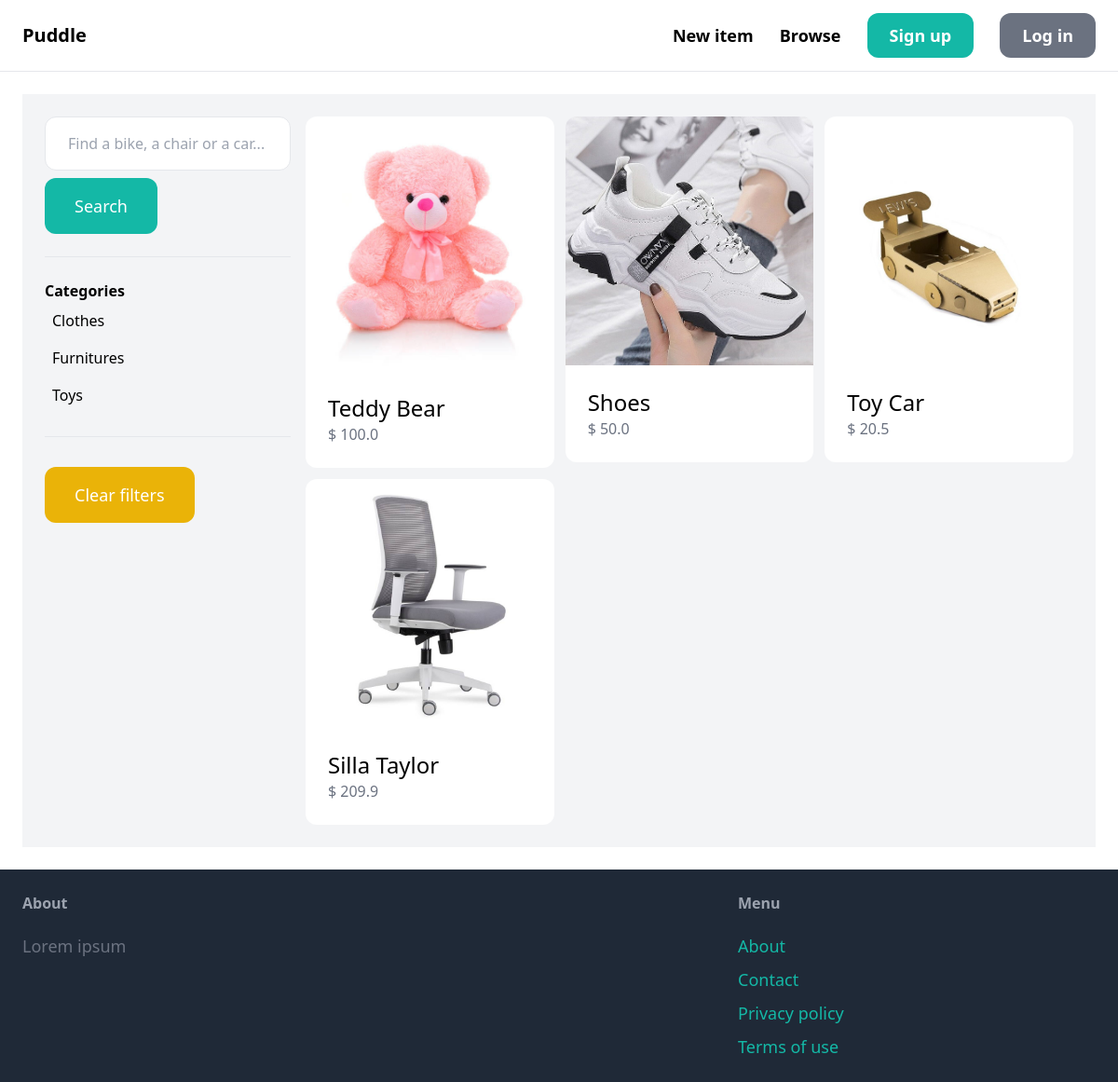
Before: /items/ with the older database file.
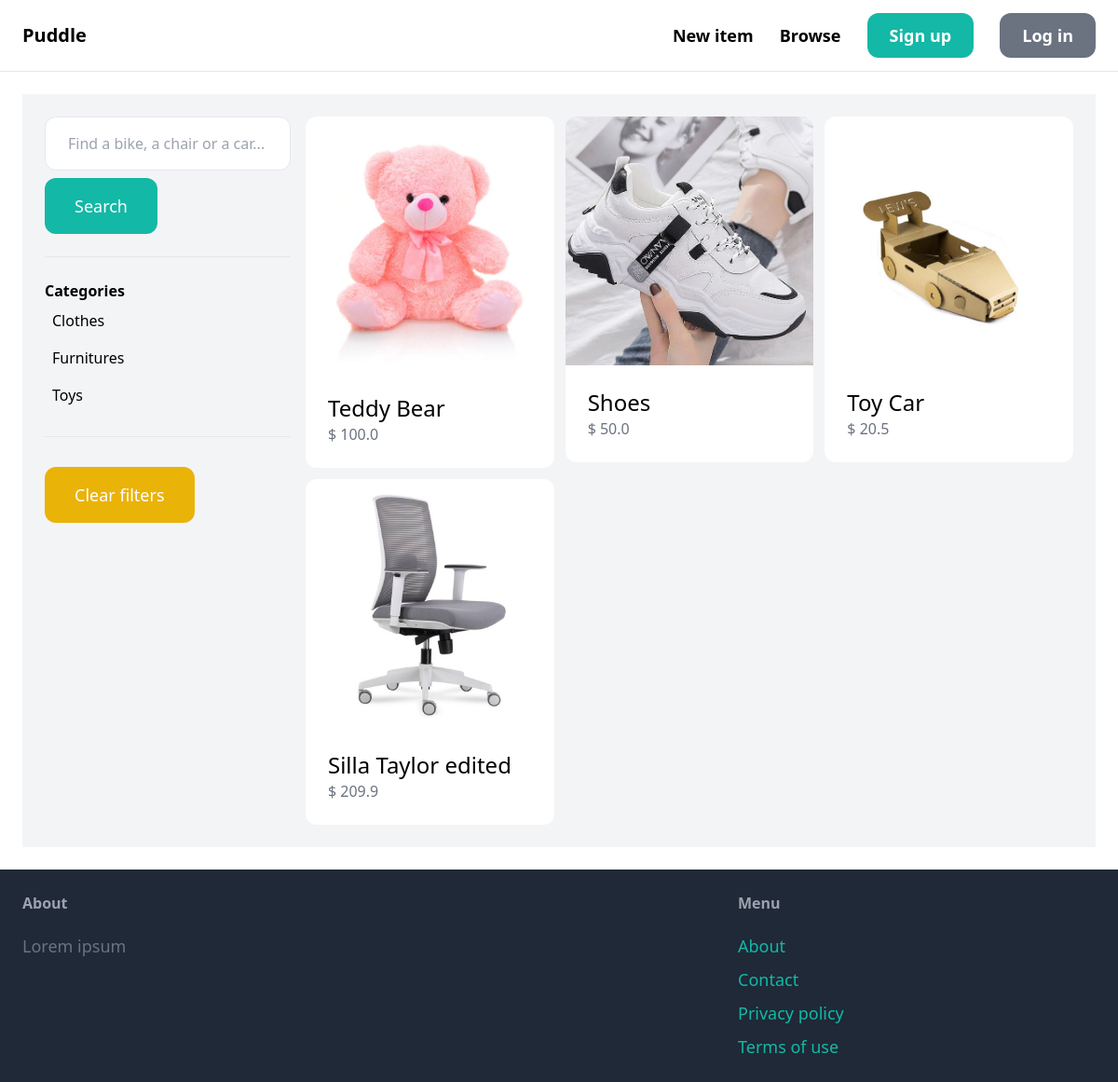
After: the same page with the newer database file.
### item/models.py (models this page shows, shortened)
class Category(models.Model):
    name = models.CharField(max_length=255)
    class Meta:
        verbose_name_plural = 'Categories'
        ordering = ('name',)

class Item(models.Model):
    category = models.ForeignKey(Category, related_name='items', on_delete=models.CASCADE)
    name = models.CharField(max_length=255)
    description = models.TextField(blank=True, null=True)
    price = models.FloatField()
    image = models.ImageField(upload_to='item_images', blank=True, null=True)
    is_sold = models.BooleanField(default=False)
    created_by = models.ForeignKey(User, related_name='items', on_delete=models.CASCADE)
    created_at = models.DateTimeField(auto_now_add=True)

### item/views.py (the view)
# urls.py: path('', views.items, name='items'),
def items(request):
    query = request.GET.get('query', '')
    category_id = int(request.GET.get('category', 0))
    categories = Category.objects.all()
    items = Item.objects.filter(is_sold=False)
    if category_id:
        items = items.filter(category_id=category_id)
    if query:
        items = items.filter(Q(name__icontains=query) | Q(description__icontains=query))
    return render(request, 'item/items.html',
                  {'items': items, 'query': query, 'categories': categories, 'category_id': category_id})

### item/templates/item/items.html (shortened to what this page needs)
{% extends 'core/base.html' %}
{% block content %}
    <div class="p-6 grid grid-cols-4 gap-4 bg-gray-100">
        <div class="col-span-1">
            <form method="get" action="{% url 'item:items' %}">
                <input name="query" class="w-full px-6 py-4 border rounded-xl" type="text" value="{{ query }}" placeholder="Find a bike, a chair or a car...">
                <button class="mt-2 px-8 py-4 text-lg bg-teal-500 text-white rounded-xl">Search</button>
            </form>
            <hr class="my-6 ">
            <p class="font-semibold">Categories</p>
            <ul>
                {% for category in categories %}
                    <li class="px-2 py-2 rounded-xl {% if category.id == category_id %} bg-gray-200{% endif %}">
                        <a href="{% url 'item:items' %}?query={{ query }}&category={{ category.id }}">{{ category.name }}</a>
                    </li>
                {% endfor %}
            </ul>
            <hr class="my-6">
            <a href="{% url 'item:items' %}" class="mt-2 px-8 py-4 inline-block bg-yellow-500 text-lg rounded-xl text-white">Clear filters</a>
        </div>
        <div class="col-span-3">
            <div class="grid grid-cols-3 gap-3">
                {% for item in items %}
                    <div>
                        <a href="{% url 'item:detail' item.id %}">
                            <div>
                                <img src="{{ item.image.url }}" class="rounded-t-xl">
                            </div>
                            <div class="p-6 bg-white rounded-b-xl">
                                <h2 class="text-2xl">{{ item.name }}</h2>
                                <p class="text-gray-500">$ {{ item.price }}</p>
                            </div>
                        </a>
                    </div>
                {% endfor %}
            </div>
        </div>
    </div>
{% endblock %}

### core/templates/core/base.html (shortened to what this page needs)
<!DOCTYPE html>
<html lang="en">
    <head>
        <script src="https://cdn.tailwindcss.com"></script>
    </head>
    <body>
        <nav class="px-6 py-6 flex justify-between items-center border-b border-gray-200">
            <a href="/" class="text-xl font-semibold">Puddle</a>
            <div class="space-x-6">
                <a href="{% url 'item:new' %}" class="text-lg font-semibold hover:text-gray-500">New item</a>
                <a href="{% url 'item:items' %}" class="text-lg font-semibold hover:text-gray-500">Browse</a>
                {% if request.user.is_authenticated %}
                    <a href="{% url 'conversation:inbox' %}" class="px-6 py-3 text-lg font-semibold bg-teal-500 text-white rounded-xl hover:bg-teal-700">Inbox</a>
                    <a href="{% url 'dashboard:index' %}" class="px-6 py-3 text-lg font-semibold bg-gray-500 text-white rounded-xl hover:bg-gray-700">Dashboard</a>
                {% else %}
                    <a href="{% url 'core:signup' %}" class="px-6 py-3 text-lg font-semibold bg-teal-500 text-white rounded-xl hover:bg-teal-700">Sign up</a>
                    <a href="{% url 'core:login' %}" class="px-6 py-3 text-lg font-semibold bg-gray-500 text-white rounded-xl hover:bg-gray-700">Log in</a>
                {% endif %}
            </div>
        </nav>
        <div class="px-6 py-6">
            {% block content %}
            {% endblock %}
        </div>
        <footer class="px-6 py-6 flex justify-between bg-gray-800">
            <div class="w-2/3 pr-10">
                <h3 class="mb-5 font-semibold text-gray-400">About</h3>
                <p class="text-lg text-gray-500">Lorem ipsum</p>
            </div>
            <div class="w-1/3">
                <h3 class="mb-5 font-semibold text-gray-400">Menu</h3>
                <ul class="space-y-2">
                    <li><a href="#" class="text-lg text-teal-500 hover:text-teal-700">About</a></li>
                    <li><a href="{% url 'core:contact' %}" class="text-lg text-teal-500 hover:text-teal-700">Contact</a></li>
                    <li><a href="#" class="text-lg text-teal-500 hover:text-teal-700">Privacy policy</a></li>
                    <li><a href="#" class="text-lg text-teal-500 hover:text-teal-700">Terms of use</a></li>
                </ul>
            </div>
        </footer>
    </body>
</html>

Changed rows visible on the page:
changed Item: name "Silla Taylor" → "Silla Taylor edited"
